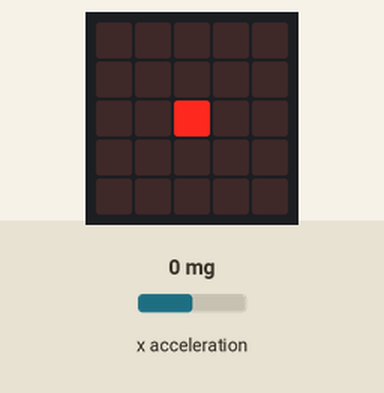
Bench run of a program on a simulated BBC micro:bit (MakeCode). Parts: the board's 5×5 LED display. Inputs (shaded band) come from the test bench; at power-on: x acceleration 0 mg.

Above: at 1.2 s.
1.3 s: x acceleration set to -382 mg
2.8 s: x acceleration set to -431 mg
At 4.1 s:
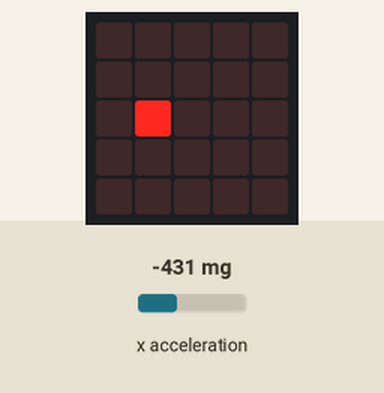
4.4 s: x acceleration set to 750 mg
At 5.8 s:
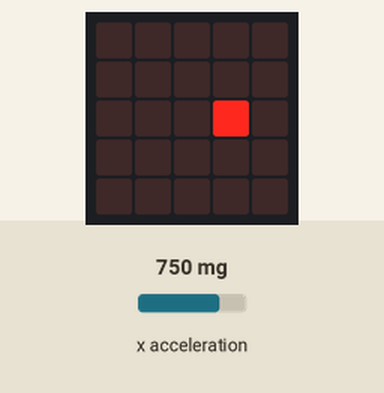
6.1 s: x acceleration set to 794 mg
7.6 s: x acceleration set to 872 mg
At 8.4 s:
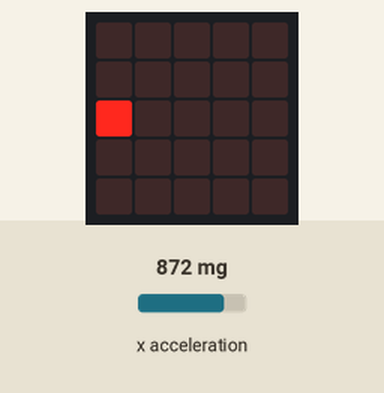
9.4 s: x acceleration set to -750 mg
At 10.2 s:
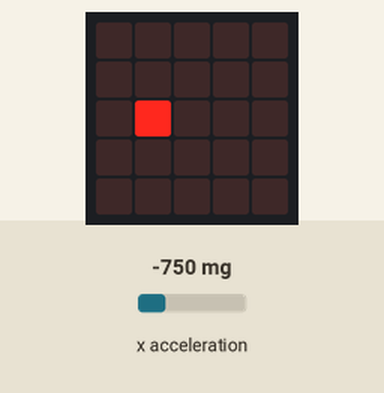
Timing chart, 0 to 12.1 s (numbered marks = the images above; inputs shaded):
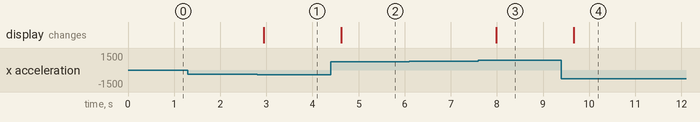

The program:

main.ts
```typescript
let ax = 0
basic.forever(function () {
    ax = input.acceleration(Dimension.X)
    if (ax > 818 && ax <= -1023) {
        basic.showLeds(`
            . . . . .
            . . . . .
            . . . . #
            . . . . .
            . . . . .
            `)
    } else if (ax > 409 && ax <= 818) {
        basic.showLeds(`
            . . . . .
            . . . . .
            . . . # .
            . . . . .
            . . . . .
            `)
    } else if (ax > -409 && ax <= 409) {
        basic.showLeds(`
            . . . . .
            . . . . .
            . . # . .
            . . . . .
            . . . . .
            `)
    } else if (ax > -818 && ax <= -409) {
        basic.showLeds(`
            . . . . .
            . . . . .
            . # . . .
            . . . . .
            . . . . .
            `)
    } else if (ax > -818 && ax >= -1023) {
        basic.showLeds(`
            . . . . .
            . . . . .
            # . . . .
            . . . . .
            . . . . .
            `)
    }
})
```

test.ts
```typescript
// aquí va el archivo "tests"; esto no se compilará cuando este paquete se utilice como una extensión.
```

Measured:
- the behaviour switches between -408 and -409 mg on x acceleration (found by bisection; images 0 and 1)
- the behaviour switches between 818 and 819 mg on x acceleration (found by bisection; images 2 and 3)
- after the input at 1.3 s, every drawn part: stays the same
- after the input at 2.8 s, the display: changes after 0.14 s (image 1)
- after the input at 4.4 s, the display: changes after 0.22 s (image 2)
- after the input at 6.1 s, every drawn part: stays the same
- after the input at 7.6 s, the display: changes after 0.38 s (image 3)
- after the input at 9.4 s, the display: changes after 0.26 s (image 4)
